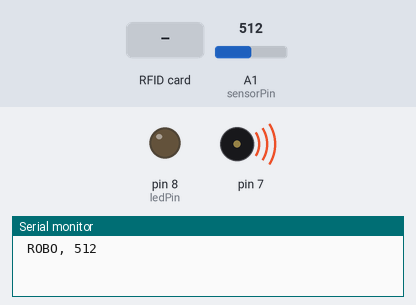
Simulated run of this sketch. Board: Arduino Uno, built with avr-gcc and run on an emulated ATmega328P. On the bench: output pins drawn as LEDs (lit = HIGH), buzzer (waves = sounding), the last lines printed to the serial monitor. Inputs (shaded band) come from the test bench; at power-on: A1 (sensorPin) = 512. Pins used as bus, display or sensor lines are not drawn.

Above: at 1.2 s.
1.3 s: RFID card 5E 7A 19 C4 held to the reader
At 2.0 s:
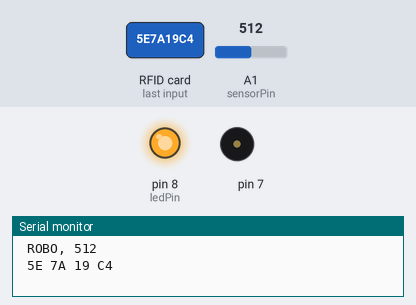
At 7.1 s:
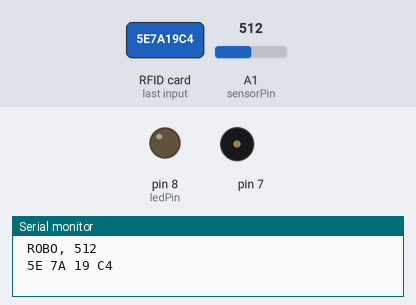
7.3 s: A1 (sensorPin) set to 734
At 7.9 s:
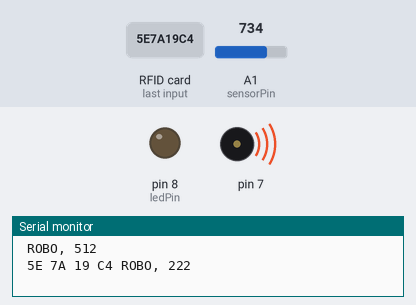
Timing chart, 0 to 10.3 s (numbered marks = the images above; inputs shaded):
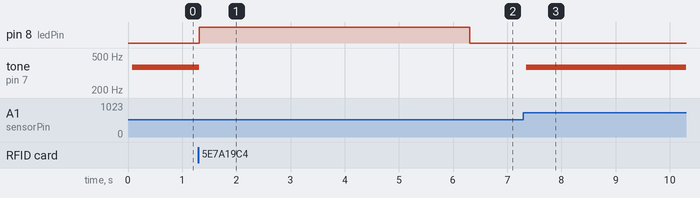

Measured:
- the behaviour switches between 721 and 722 on A1 (sensorPin) (found by bisection; images 2 and 3)
- after the input at 1.3 s, pin 8 (ledPin): LOW → HIGH at once, → LOW 5.0 s later; tone on pin 7: 370 Hz → silent at once
- after the input at 7.3 s, tone on pin 7: silent → 370 Hz after 0.05 s

The sketch:

ArduinoNFCSensores.ino
```cpp
#include <SPI.h>
#include <MFRC522.h>

#include <TimerOne.h>

#define RST_PIN  9    //Pin 9 para el reset del RC522
#define SS_PIN  10   //Pin 10 para el SS (SDA) del RC522
MFRC522 mfrc522(SS_PIN, RST_PIN); ///Creamos el objeto para el RC522

const int sensorPin = A1;   // seleccionar la entrada para el sensor
int sensorValue = 0;         // variable que almacena el valor raw (0 a 1023)
int sensorValueRef = 0;
int pesoRetirado = 0;
int tarjeta = 0;  //0=robo, 1=tarjeta
int tarjetaAnt = 2;

const int ledPin = 8;   // seleccionar la salida para el led

void setup()
{
  Serial.begin(9600); //Iniciamos La comunicacion serial
  SPI.begin();        //Iniciamos el Bus SPI
  mfrc522.PCD_Init(); // Iniciamos el MFRC522
  Timer1.attachInterrupt(quitaTarjeta); // Activa la interrupcion y la asocia a quitaTarjeta
  pinMode(ledPin , OUTPUT);  //definir pin como salida
}

void loop()
{
  sensorValue = analogRead(sensorPin);  // realizar la lectura

  // Revisamos si hay nuevas tarjetas  presentes
  if ( mfrc522.PICC_IsNewCardPresent())
  {
    //Seleccionamos una tarjeta
    if ( mfrc522.PICC_ReadCardSerial())
    {
      // Enviamos serialemente su UID
      for (byte i = 0; i < mfrc522.uid.size; i++) {
        Serial.print(mfrc522.uid.uidByte[i] < 0x10 ? " 0" : " ");
        Serial.print(mfrc522.uid.uidByte[i], HEX);
      }
      tarjeta = 1;
      Timer1.initialize(5000000); //10s
      noTone(7);
      digitalWrite(ledPin, HIGH);
      mfrc522.PICC_HaltA();
    }
  }
  //if(sensorValue != sensorValueRef)
  if(abs(sensorValue - sensorValueRef) > 5)
  {
    compruebaTarjeta();
    pesoRetirado = sensorValue - sensorValueRef;
    if(tarjetaAnt != tarjeta)
    {
      Serial.print(", ");
      Serial.println(pesoRetirado);
      //Timer1.initialize(1000000); //10s
    }
    tarjetaAnt = tarjeta;
    sensorValueRef = sensorValue;
    //delay(1000);
  }
}

void compruebaTarjeta()
{
  if (tarjeta == 0)
  {
    tone(7, 370);
    digitalWrite(ledPin, LOW);
    if (tarjetaAnt != tarjeta)
    {
      Serial.print(" ROBO");
    }
  }
}

void quitaTarjeta()
{
  tarjeta = 0;
  tarjetaAnt = 2;
  digitalWrite(ledPin, LOW);
}
```
